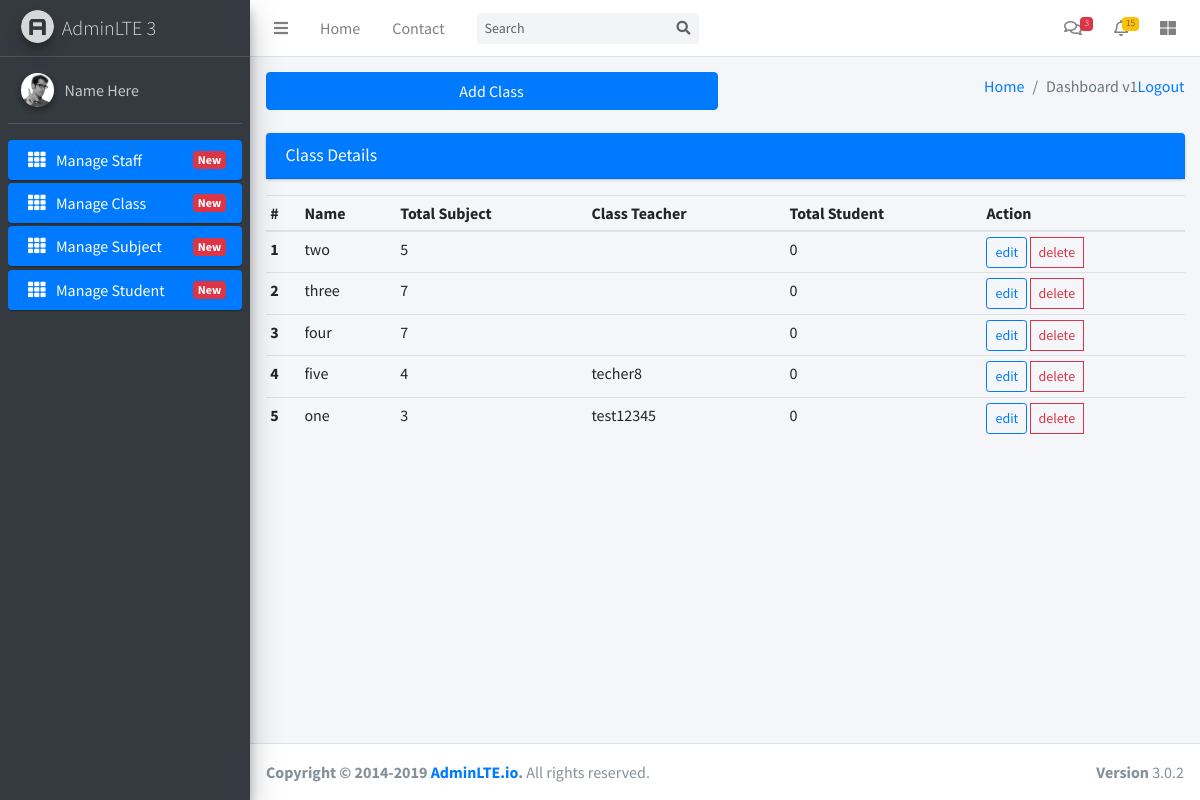
The app's page /manageClass with its own data.
### models.py (models this page shows, shortened)
class Grade(db.Model):
    id = db.Column(db.Integer, primary_key = True)
    grade_number = db.Column(db.String(12), unique=True, nullable = False)
    students = db.relationship('Student', backref='grade')
    total_subject = db.Column(db.Integer)
    classteachers = db.relationship('Staff', backref = 'class_teacher', uselist = False )
    subjects = db.relationship('Subject', backref='grade')

class Staff(db.Model):
    id = db.Column(db.Integer, primary_key = True)
    first_name = db.Column(db.String(24), index = True)
    middle_name = db.Column(db.String(24), nullable = True)
    last_name = db.Column(db.String(24))
    username = db.Column(db.String(24), unique = True)
    gender = db.Column(db.String(12))
    address = db.Column(db.Text(length = 100))
    email = db.Column(db.String(24), unique = True)
    contact = db.Column(db.Integer, unique = True)
    seson_start_year = db.Column(db.DateTime, default = datetime.utcnow)
    grade_id = db.Column(db.Integer, db.ForeignKey('grade.id'), nullable = True)
    role = db.Column(db.Integer, default= ACCESS['staff'])
    password_hash = db.Column(db.String(128))
    grade_subject = db.relationship('Subject', backref='teacher', uselist = False)

### routes.py (the view)
@app.route('/manageClass')
def manageClass():
    classData = Grade.query.all()
    return render_template('hod_templates/class/manageClass.html', classData = classData)

### templates/hod_templates/class/manageClass.html (shortened to what this page needs)
{% extends 'hod_templates/base_template.html' %}
{% block page_title %}
<a href={{ url_for('addClass') }}><button type='button' class="btn btn-primary btn-block" >Add Class</button></a>
{% endblock page_title %}
{% block main_content %}
    <section class="content">
	<div class="container-fluid">
	    <div class="row">
		<div class="col-md-12">
		    <div class="card card-primary">
			<div class="card-header">
			    <h3 class="card-title">Class Details</h3>
			</div>
		    </div>
	  <table class="table table-hover table-sm .table-responsive">
	      <thead>
		  <tr>
		      <th scope="col">#</th>
		      <th score="col">Name</th>
		      <th score="col">Total Subject</th>
		      <th score="col">Class Teacher</th>
              <th score="col">Total Student</th>
		      <th score="col">Action</th>
		  </tr>
	      </thead>
	      <tbody>
		  {% for i in classData %}
		  <tr>
		      <th scope="row">{{ loop.index }}</th>
		      <td>{{ i.grade_number }}</td>
		      <td>{{ i.total_subject }}</td>
		      <td>{{ i.classteachers.username  }}</td>
              <td> {{ i.students|length}}
		      <td>
			  <div class="btn-group">
			      <a href={{ url_for('editClass', id=i.id) }}><button type="button" class="btn btn-outline-primary btn-sm">edit</button></a>&nbsp;
			      <button type="button" class="btn btn-outline-danger btn-sm" data-toggle="modal" data-target="#warnModalCenter{{ loop.index|string }}">delete</button>
			  </div>
		      </td>
		  </tr>
		  {% endfor %}
	      </tbody>
	  </table>
		</div>
	    </div>
	</div>
	</div>
    {% endblock main_content %}

### records on screen
Grade: grade_number "two", total_subject "5", students|length "0"
Grade: grade_number "three", total_subject "7", students|length "0"
Grade: grade_number "four", total_subject "7", students|length "0"
Grade: grade_number "five", total_subject "4", classteachers.username "techer8", students|length "0"
Grade: grade_number "one", total_subject "3", classteachers.username "test12345", students|length "0"
